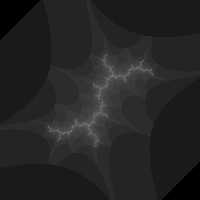
Frame 1 (no input)
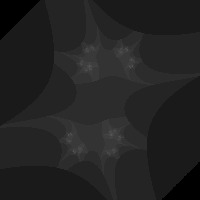
Frame 60 (no input)
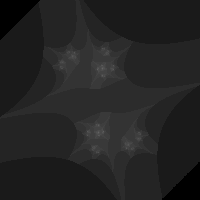
Frame 120 (the mouse pressed at the canvas centre since frame 60)

The p5.js sketch that drew these frames (run headless with seeded random() and noise() and a simulated clock; from frame 60 on, the mouse is pressed at the canvas centre):

// p5.js sketch
// ── sketch.js
let width = 200;
let height = 200;

let maxIterations = 100;

let minVal = -0.5;
let maxVal = 0.5;

let minSlider;
let maxSlider;

let angle = 0;

let options = [
    {x: 1,y: -1.6180339887},
    {x: 0.4,y: 0.6},
    {x: 0.285,y: 0},
    {x: 0.285,y: 0.01},
    {x: 0.45,y: 0.1428},
    {x: -0.70176,y: -0.3842},
    {x: -0.835,y: -0.2321},
    {x: -0.8,y: 0.156},
    {x: -0.7269,y: 0.1889},
    {x: 0,y: -0.8},
]


function setup() {
    createCanvas(width, height);
    colorMode(HSB,1);
    pixelDensity(1);

    sel = createSelect();
    for(let i = 0; i < options.length; i++){
        sel.option(i);
    }

    minSlider = createSlider(-2.5, 0, -2.5, 0.01);
    maxSlider = createSlider(0,2.5, 2.5, 0.01);

    frDiv = createDiv('');
}


function draw() {
    loadPixels();
    let c = options[sel.value()];
    let ca = c.x;
    let cb = c.y;
    // ca = map(mouseX, 0, width, -1,1);
    // cb = map(mouseY, 0, width, -1,1);

    ca = sin(angle);
    cb = cos(angle);
    angle += 0.02;


    for (let x = 0; x < width; x++) {
        for (let y = 0; y < height; y++) {

            let a = map(x, 0, width, minSlider.value(),maxSlider.value());
            let b = map(y, 0, height, minSlider.value(),maxSlider.value());

            // let ca = a;
            // let cb = b;

            let n = 0;
            let z = 0;

            while(n < maxIterations){
                let aa = a * a - b * b;
                let bb = 2 * a * b;
                if(abs(a + b) > 4){
                    break;
                }

                a = aa + ca;
                b = bb + cb;

                n++;
            }

            let bright = map(n, 0, maxIterations, 0, 1);
            bright = map(sqrt(bright), 0,1,0,255);
            if(n == maxIterations){
                bright = 0;
            }

            let pix = (x + y * width) * 4;
            pixels[pix + 0] = bright;
            pixels[pix + 1] = bright;
            pixels[pix + 2] = bright;
            pixels[pix + 3] = 255;

        }
    }
    updatePixels();
    frDiv.html(floor(frameRate()));
}
